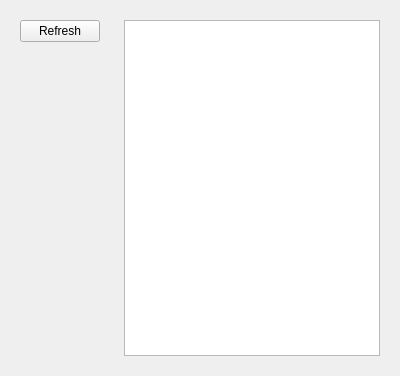
          <widget class="QWidget" name="stockTab">
           <attribute name="icon">
            <iconset resource="resources.qrc">
             <normaloff>:/files/images/icons/stock1.ico</normaloff>:/files/images/icons/stock1.ico</iconset>
           </attribute>
           <attribute name="title">
            <string>Stock</string>
           </attribute>
           <layout class="QHBoxLayout" name="horizontalLayout_9">
            <item>
             <widget class="QWidget" name="widget_2" native="true">
              <layout class="QVBoxLayout" name="verticalLayout_12">
               <item>
                <widget class="QPushButton" name="btnVStock">
                 <property name="text">
                  <string>Refresh</string>
                 </property>
                </widget>
               </item>
               <item>
                <spacer name="verticalSpacer_6">
                 <property name="orientation">
                  <enum>Qt::Vertical</enum>
                 </property>
                 <property name="sizeHint" stdset="0">
                  <size>
                   <width>20</width>
                   <height>314</height>
                  </size>
                 </property>
                </spacer>
               </item>
              </layout>
             </widget>
            </item>
            <item>
             <widget class="QStackedWidget" name="stockScreens">
              <widget class="QWidget" name="page_3">
               <layout class="QVBoxLayout" name="verticalLayout_13">
                <item>
                 <widget class="QTableView" name="stockView"/>
                </item>
               </layout>
              </widget>
              <widget class="QWidget" name="page_4"/>
             </widget>
            </item>
           </layout>
          </widget>
